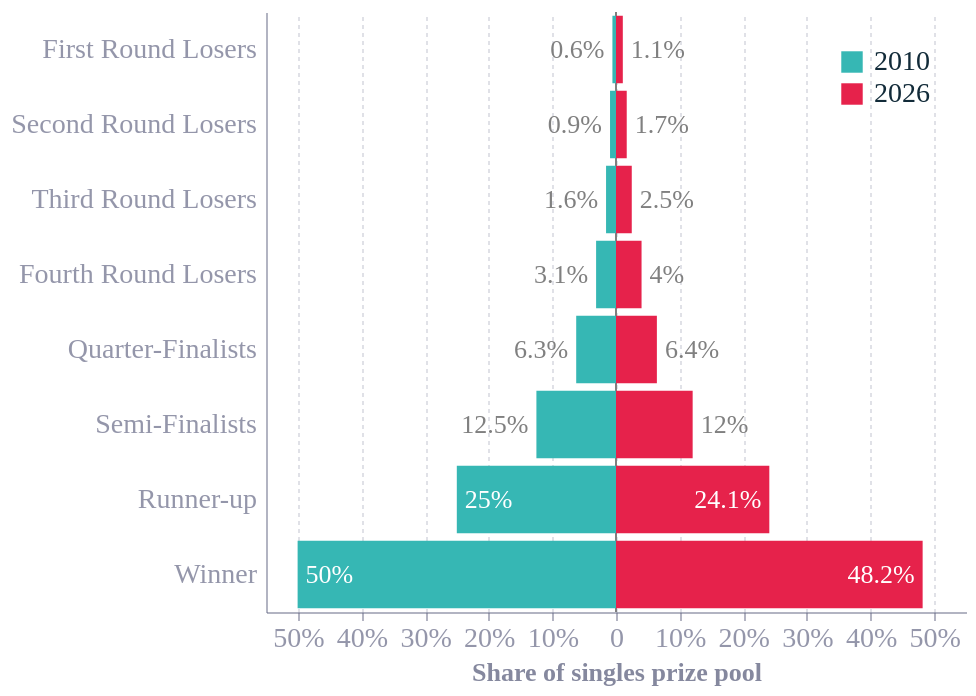

Write notebook code for a chart like this one.
### Code cell
# 1. share-of-total within each year
df['share'] = df.groupby('Year')['Prize_Per_Player_GBP'].transform(lambda x: x / x.sum())

# 2. flip sign for 2010 so bars diverge from centre
df['share_plot'] = df.apply(lambda r: -r['share'] if r['Year']==2010 else r['share'], axis=1)

order = ['First Round Losers','Second Round Losers','Third Round Losers','Fourth Round Losers',
         'Quarter-Finalists','Semi-Finalists','Runner-up','Winner']

chart = (alt.Chart(df)
         .mark_bar()
         .encode(
             alt.Y('Round:N').sort(order).title('').axis(
                 titleAngle=0,
                 titleAnchor='start',
                 titleX=2,
                 titleY=-2,
                 titleFontSize=13
             ),
             alt.X('share_plot:Q').title('Share of singles prize pool').axis(
                 titleFontSize=13,
                 gridOpacity=0.2,
                 labelExpr="datum.value < 0 ? -datum.value * 100 + '%' : datum.value == 0 ? '0' : datum.value * 100 + '%'",
             ).scale(
                 domain=[-0.55, 0.55],
                 nice=False
             ),
             alt.Color('Year:N').scale().legend(orient='top-right', labelFontSize=14, symbolSize=115),
             tooltip=['Year','Round','share:Q']
         )
         .properties(width=350)
)

text = alt.Chart(df).mark_text(
    align=alt.expr('datum.share_plot < -0.2 ? "left" : datum.share_plot < 0 ? "right" : datum.share_plot < 0.2 ? "left" : "right"'),
    color=alt.expr('datum.share_plot < -0.2 ? "#fff" : datum.share_plot < 0 ? "grey" : datum.share_plot < 0.2 ? "grey" : "#fff"'),
    dx=alt.expr('datum.share_plot < -0.2 ? 4 : datum.share_plot < 0 ? -4 : datum.share_plot < 0.2 ? 4 : -4'),
    fontSize=13
).encode(
    alt.Y('Round:N').sort(order),
    alt.X('share_plot:Q'),
    alt.Text('share:Q').format('.1~%')
)

# Draw a thin vertical centre line
centre = alt.Chart(pd.DataFrame({'x':[0]})).mark_rule(color='gray').encode(x='x:Q')

chart = (centre + chart + text).configure_axis(grid=False, labelFontSize=14)

chart.display()

styles.save(chart, 'raw', 'fig6-prize-distribution', width=350, height=270)

### Figure 1 — Vega-Lite specification as saved in the notebook (floating-point values rounded to 4 significant figures)
{"config": {"font": "Circular Std", "text": {"color": "#676A86", "align": "left", "baseline": "middle", "dx": 7, "dy": 0, "fontSize": 11}, "view": {"stroke": null, "continuousWidth": 400, "continuousHeight": 300, "discreteWidth": 400, "discreteHeight": 300}, "range": {"category": ["#36B7B4", "#E6224B", "#F4C245", "#0063AF", "#00A767", "#179FDB", "#EB5C2E"], "diverging": ["#E6224B", "#E54753", "#C9C9C9", "#179FDB", "#122B39"], "heatmap": ["#C9C9C9", "#179FDB", "#0063AF", "#122B39"], "ordinal": ["#00A767", "#36B7B4", "#179FDB", "#0063AF", "#243B5A"]}, "bar": {"color": "#179fdb"}, "line": {"color": "#e6224b"}, "rule": {"color": "#676A86"}, "area": {"opacity": 0.3}, "point": {"filled": true, "size": 80, "color": "#e6224b", "opacity": 0.95}, "geoshape": {"stroke": "white", "strokeWidth": 0.3}, "rect": {"fill": "#d6d4d4", "opacity": 0.3}, "axis": {"labelColor": "#676A86", "labelFontSize": 14, "labelFont": "Circular Std", "labelOpacity": 0.7, "tickColor": "#676A86", "tickOpacity": 0.5, "domainColor": "#676A86", "domainOpacity": 0.5, "gridColor": "#676A86", "gridDash": [2, 2], "gridOpacity": 0.5, "title": null, "titleColor": "#676A86", "titleOpacity": 0.8, "titleFontSize": 13, "tickSize": 4, "grid": false}, "axisXDiscrete": {"grid": false, "labelAngle": 0, "tickCount": 10, "tickOpacity": 0.5, "title": null}, "axisYDiscrete": {"ticks": false, "labelPadding": 5}, "axisXTemporal": {"grid": false, "ticks": true}, "axisXQuantitative": {"grid": true}, "axisYQuantitative": {"gridColor": "#676A86", "gridDash": [1, 5], "gridOpacity": 0.5, "ticks": false, "labelPadding": 5, "tickCount": 8, "titleAngle": 0, "titleAlign": "left", "titleBaseline": "bottom", "titleX": 0, "titleY": -5}, "title": {"color": "#676A86", "subtitleColor": "#676A86E6", "font": "Circular Std", "subtitleFont": "Circular Std", "anchor": "start", "fontSize": 14, "subtitleFontSize": 12, "subtitlePadding": 4, "offset": 0, "frame": "group"}, "legend": {"titleColor": "#122b39", "title": null, "labelColor": "#122b39", "labelFontSize": 11}}, "layer": [{"data": {"name": "data-d285a7403ed98ae579761d64a864032b"}, "mark": {"type": "rule", "color": "gray"}, "encoding": {"x": {"field": "x", "type": "quantitative"}}}, {"data": {"name": "data-d0018f8c3db3e6f13c6a356a7d5d7209"}, "mark": {"type": "bar"}, "encoding": {"color": {"field": "Year", "legend": {"orient": "top-right", "labelFontSize": 14, "symbolSize": 115}, "scale": {}, "type": "nominal"}, "tooltip": [{"field": "Year", "type": "quantitative"}, {"field": "Round", "type": "nominal"}, {"field": "share", "type": "quantitative"}], "x": {"axis": {"titleFontSize": 13, "gridOpacity": 0.2, "labelExpr": "datum.value < 0 ? -datum.value * 100 + '%' : datum.value == 0 ? '0' : datum.value * 100 + '%'"}, "field": "share_plot", "scale": {"domain": [-0.55, 0.55], "nice": false}, "title": "Share of singles prize pool", "type": "quantitative"}, "y": {"axis": {"titleAngle": 0, "titleAnchor": "start", "titleX": 2, "titleY": -2, "titleFontSize": 13}, "field": "Round", "sort": ["First Round Losers", "Second Round Losers", "Third Round Losers", "Fourth Round Losers", "Quarter-Finalists", "Semi-Finalists", "Runner-up", "Winner"], "title": "", "type": "nominal"}}}, {"data": {"name": "data-d0018f8c3db3e6f13c6a356a7d5d7209"}, "mark": {"type": "text", "align": {"expr": "datum.share_plot < -0.2 ? \"left\" : datum.share_plot < 0 ? \"right\" : datum.share_plot < 0.2 ? \"left\" : \"right\""}, "color": {"expr": "datum.share_plot < -0.2 ? \"#fff\" : datum.share_plot < 0 ? \"grey\" : datum.share_plot < 0.2 ? \"grey\" : \"#fff\""}, "dx": {"expr": "datum.share_plot < -0.2 ? 4 : datum.share_plot < 0 ? -4 : datum.share_plot < 0.2 ? 4 : -4"}, "fontSize": 13}, "encoding": {"text": {"field": "share", "format": ".1~%", "type": "quantitative"}, "x": {"field": "share_plot", "type": "quantitative"}, "y": {"field": "Round", "sort": ["First Round Losers", "Second Round Losers", "Third Round Losers", "Fourth Round Losers", "Quarter-Finalists", "Semi-Finalists", "Runner-up", "Winner"], "type": "nominal"}}}], "width": 350, "$schema": "https://vega.github.io/schema/vega-lite/v6.4.1.json", "datasets": {"data-d285a7403ed98ae579761d64a864032b": [{"x": 0}], "data-d0018f8c3db3e6f13c6a356a7d5d7209": [{"Year": 2010, "Round": "Winner", "Prize_Per_Player_GBP": 1000000, "Total_Prize_GBP": 1000000, "Increase_Pct": 17.6, "share": 0.5003, "share_plot": -0.5003}, {"Year": 2010, "Round": "Runner-up", "Prize_Per_Player_GBP": 500000, "Total_Prize_GBP": 500000, "Increase_Pct": 17.6, "share": 0.2502, "share_plot": -0.2502}, {"Year": 2010, "Round": "Semi-Finalists", "Prize_Per_Player_GBP": 250000, "Total_Prize_GBP": 500000, "Increase_Pct": 17.6, "share": 0.1251, "share_plot": -0.1251}, {"Year": 2010, "Round": "Quarter-Finalists", "Prize_Per_Player_GBP": 125000, "Total_Prize_GBP": 500000, "Increase_Pct": 17.6, "share": 0.06254, "share_plot": -0.06254}, {"Year": 2010, "Round": "Fourth Round Losers", "Prize_Per_Player_GBP": 62500, "Total_Prize_GBP": 500000, "Increase_Pct": 17.4, "share": 0.03127, "share_plot": -0.03127}, {"Year": 2010, "Round": "Third Round Losers", "Prize_Per_Player_GBP": 31250, "Total_Prize_GBP": 500000, "Increase_Pct": 6.8, "share": 0.01563, "share_plot": -0.01563}, {"Year": 2010, "Round": "Second Round Losers", "Prize_Per_Player_GBP": 18750, "Total_Prize_GBP": 600000, "Increase_Pct": 5.6, "share": 0.009381, "share_plot": -0.009381}, {"Year": 2010, "Round": "First Round Losers", "Prize_Per_Player_GBP": 11250, "Total_Prize_GBP": 720000, "Increase_Pct": 4.7, "share": 0.005629, "share_plot": -0.005629}, {"Year": 2026, "Round": "Winner", "Prize_Per_Player_GBP": 3600000, "Total_Prize_GBP": 3600000, "Increase_Pct": 20.0, "share": 0.4819, "share_plot": 0.4819}, {"Year": 2026, "Round": "Runner-up", "Prize_Per_Player_GBP": 1800000, "Total_Prize_GBP": 1800000, "Increase_Pct": 18.0, "share": 0.2409, "share_plot": 0.2409}, {"Year": 2026, "Round": "Semi-Finalists", "Prize_Per_Player_GBP": 900000, "Total_Prize_GBP": 1800000, "Increase_Pct": 16.0, "share": 0.1205, "share_plot": 0.1205}, {"Year": 2026, "Round": "Quarter-Finalists", "Prize_Per_Player_GBP": 480000, "Total_Prize_GBP": 1920000, "Increase_Pct": 20.0, "share": 0.06425, "share_plot": 0.06425}, {"Year": 2026, "Round": "Fourth Round Losers", "Prize_Per_Player_GBP": 300000, "Total_Prize_GBP": 2400000, "Increase_Pct": 25.0, "share": 0.04016, "share_plot": 0.04016}, {"Year": 2026, "Round": "Third Round Losers", "Prize_Per_Player_GBP": 185000, "Total_Prize_GBP": 2960000, "Increase_Pct": 23.0, "share": 0.02476, "share_plot": 0.02476}, {"Year": 2026, "Round": "Second Round Losers", "Prize_Per_Player_GBP": 126000, "Total_Prize_GBP": 4032000, "Increase_Pct": 26.0, "share": 0.01687, "share_plot": 0.01687}, {"Year": 2026, "Round": "First Round Losers", "Prize_Per_Player_GBP": 80000, "Total_Prize_GBP": 5120000, "Increase_Pct": 21.0, "share": 0.01071, "share_plot": 0.01071}]}}
